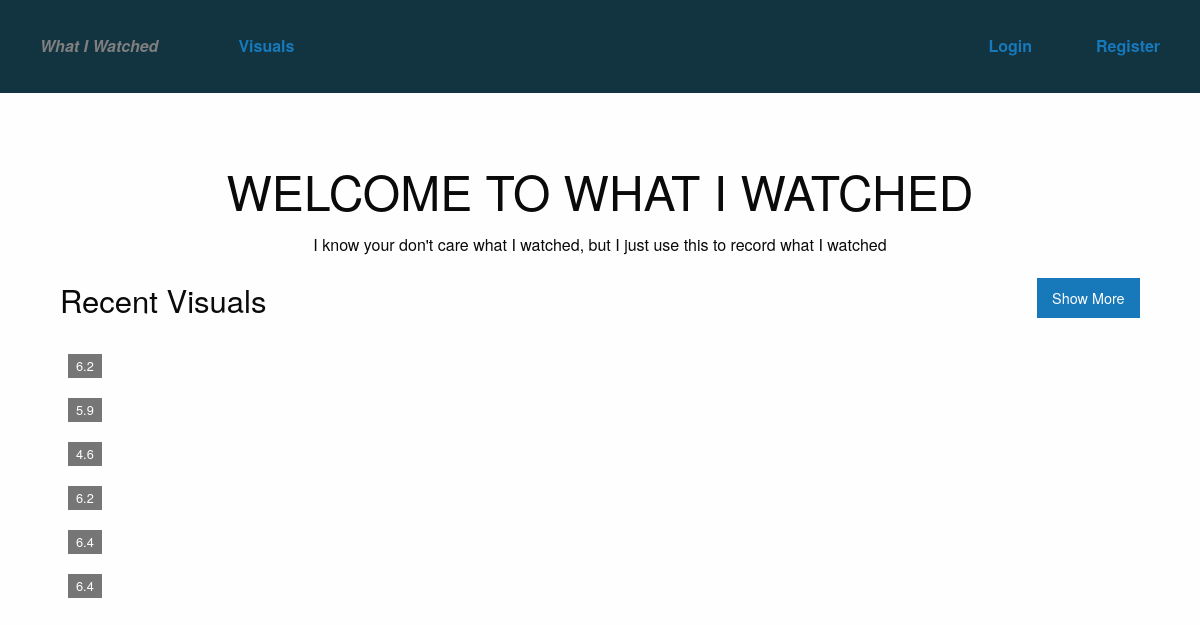
The page / on the database its author committed.
### visual/models.py (models this page shows, shortened)
class Visual(models.Model):
    title = models.CharField(max_length=60, blank=True)
    watched = models.BooleanField(default=True)
    douban_id = models.CharField(max_length=60, unique=True)
    imdb_id = models.CharField(max_length=60, blank=True)
    date_watched = models.DateTimeField(auto_now_add = True)
    date_updated = models.DateTimeField(auto_now = True)
    original_title = models.CharField(max_length=60, blank=True)
    year = models.IntegerField(blank=True, default=0)
    rating = models.FloatField(blank=True, default=0.0)
    images = models.TextField(blank=True)
    summary = models.TextField(blank=True)
    visual_type = models.ManyToManyField(Type, blank=True)
    favorite = models.ManyToManyField(User, blank=True)
    class Meta:
        ordering = ['-rating']

### home/views.py (the view)
# urls.py: url(r'^$', 'visual.views.home', name='home'),
def home(request):
    visuals = Visual.objects.order_by('-date_updated')[:6]
    return render(request, 'common/home.html', {'visuals' : visuals})

### templates/common/home.html
{% extends "common/base.html" %}
{% block content %}
<section id="title" class="section">
    <div class="row float-center text-center">
        <h1 class="welcome">Welcome to What I watched</h1>
        <p>I know your don't care what I watched, but I just use this to record what I watched</p>
    </div>
</section>
<section id="visuals" class="section">
    <div class="row clearfix">
        <h3 class="float-left">Recent Visuals</h3>
        <a class="button float-right" href="{% url 'visual:home' %}">Show More</a>
    </div>
    {% include "visual/visual_list.html" with visuals=visuals %}
</section>
{% endblock %}

### templates/visual/visual_list.html (shortened to what this page needs)
<div class="row visuals">
    {% for visual in visuals %}
    <div class="columns large-2 medium-4 small-6 visual-wrapper">
        <a href="{% url 'visual:detail' visual.id %}">
        <div class="visual success">
            <div class="visual-content">
            </div>
            <div class="rating label secondary">
                {{ visual.rating }}
            </div>
        </div>
        </a>
    </div>
    {% endfor %}
</div>

### visual/static/visual/css/main.css (style rules this page uses)
html { overflow-y:scroll }
.section { margin-bottom:20px }
.section#title { margin-top:4rem }
.section .welcome { text-transform:uppercase }
.visual-wrapper { padding-left:.5rem;padding-right:.5rem }
.visual { transition:all 0.5s linear;position:relative }
.visual .rating { position:absolute;top:0;left:0 }
.columns { margin-bottom:20px }

### rows shown on the page
Visual: rating "6.2"
Visual: rating "5.9"
Visual: rating "4.6"
Visual: rating "6.2"
Visual: rating "6.4"
Visual: rating "6.4"
